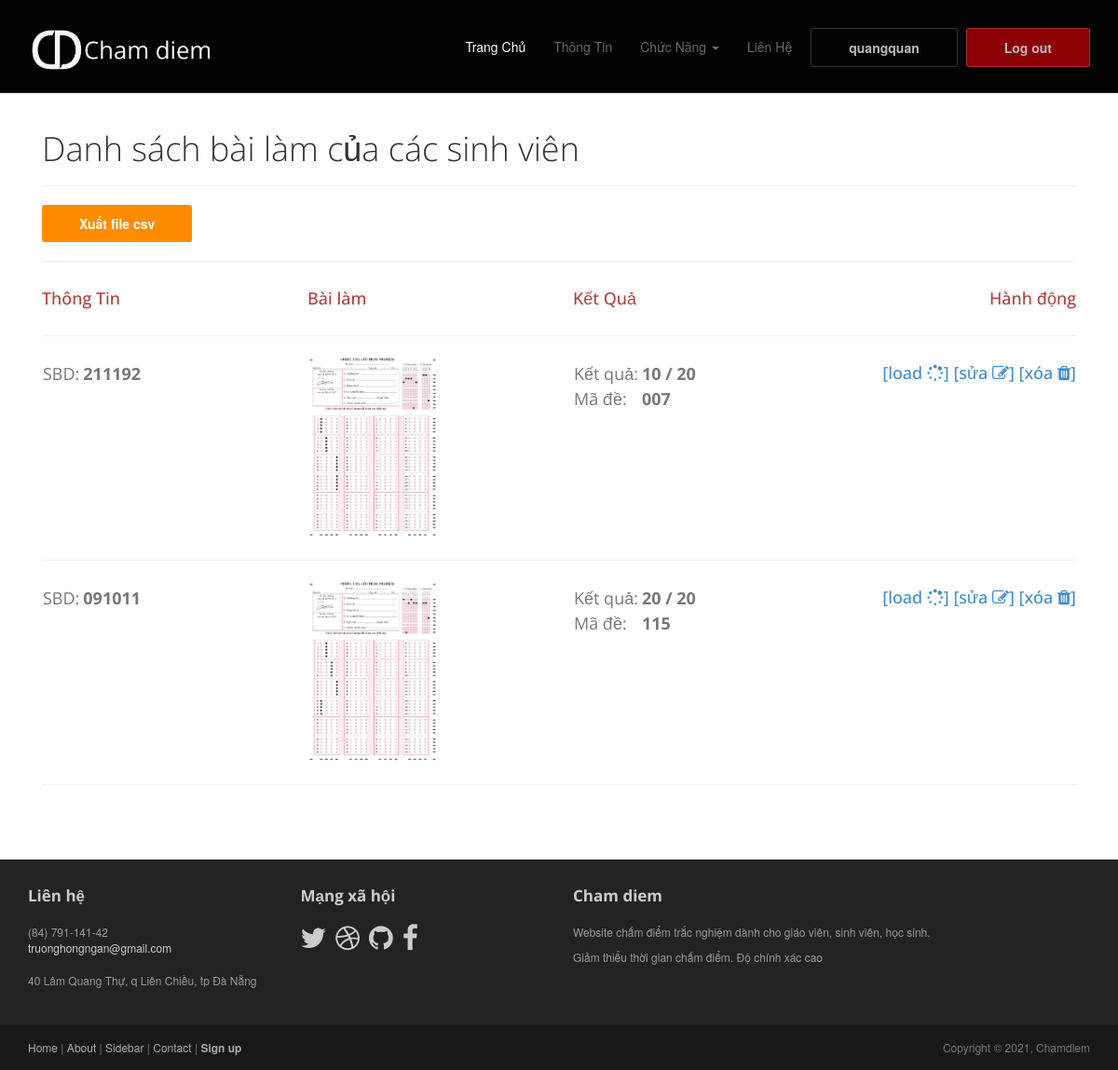
The page /danhsachbaithi/28/chitietbailam (signed in) on the database its author committed.
### quanlybaithi/models.py (models this page shows, shortened)
class Bailam(models.Model):
    id = models.AutoField(primary_key=True)
    hoten = models.CharField(max_length=155)
    bai = models.ImageField(upload_to='uploads/', blank=True, null=True)
    diem = models.IntegerField(default=0)
    sbd = models.CharField(max_length=15, null=True)
    made = models.CharField(max_length=15, null=True)
    baithi = models.ForeignKey(Baithi, on_delete=models.CASCADE)

class Baithi(models.Model):
    id = models.AutoField(primary_key=True)
    ten = models.CharField(max_length=155)
    thoigian = models.DateTimeField(default=timezone.now())
    created_by = models.ForeignKey(User, on_delete=models.CASCADE)
    ketqua = models.ImageField(upload_to='uploads/', blank=True, null=True)
    socau = models.IntegerField(default=0)

### quanlybaithi/views.py (the view)
# urls.py: path('danhsachbaithi/<int:id>/chitietbailam', views.chitietbailam, name='chitietbailam'),
def chitietbailam(request, id):
    baithi = Baithi.objects.get(id=id)
    bailams = Bailam.objects.filter(baithi=baithi)
    return render(request, 'quanlybaithi/chitietbailam.html', {'bailams': bailams})

### quanlybaithi/templates/quanlybaithi/chitietbailam.html (shortened to what this page needs)
{% extends 'core/base.html' %}
{% block content %}
<div class='container'>
<article class="col-sm-12 maincontent">
    <header class="page-header">
        <h1 class="page-title">Danh sách bài làm của các sinh viên</h1>
    </header>
    <div class='row'>
        <div class='col-sm-3'>
            {% if bailams.0 %}
            <div class="btn" style="background-color:darkorange">
                <a href="{% url 'xuatfile' bailams.0.baithi.id %}" style='color: white'>Xuất file csv</a>
            </div>
            {% endif %}
        </div>
    </div>
    <hr>
    <div class='row'>
        <div class='col-sm-3'>
            <h4 class='text-danger'>Thông Tin</h4>
        </div>
        <div class='col-sm-3'>
            <h4 class='text-danger'>Bài làm</h4>
        </div>
        <div class='col-sm-3'>
            <h4 class='text-danger'>Kết Quả</h4>
        </div>
        <div class='col-sm-3'>
            <h4 style="text-align: right;" class='text-danger'>Hành động</h4>
        </div>
    </div>
    <hr>
        {% for bailam in bailams %}
        <div class='row'>
            <div class='col-sm-3'>
                <h4>
                    <table>
                        <tr>
                            <td><label style='font-weight: normal'>SBD:</label><td>
                            <td><label> {{ bailam.sbd }}</label> </td>
                        </tr>
                    </table>
                </h4>
            </div>
            <div class='col-sm-3'>
                {% if bailam.bai %}
                    <img src="{{ bailam.bai.url }}" height="200">
                {% endif %}
            </div>
            <div class='col-sm-3'>
                <h4>
                    <table>
                        <tr>
                            <td><label style='font-weight: normal'>Kết quả:</label><td>
                            <td><label> {{ bailam.diem }} / {{ bailam.baithi.socau }}</label> </td>
                        </tr>
                        <tr>
                            <td><label style='font-weight: normal'>Mã đề:</label><td>
                            <td><label> {{ bailam.made }} </label> </td>
                        </tr>
                    </table>
                </h4>
            </div>
            <div class='col-sm-3'>
                <h4 style="text-align: right;">
                    <a href="{% url 'chamdiem' bailam.baithi.id bailam.id %}">[load <i class='fa fa-spinner'></i>]</a>
                    <a href="{% url 'suabailam' bailam.id %}">[sửa <i class='fa fa-edit'></i>]</a>
                    <a href="{% url 'xoabailam' bailam.id %}">[xóa <i class='fa fa-trash'></i>]</a>
                </h4>
            </div>
        </div>
        <hr>
        {% endfor %}
</article>
</div>
{% endblock%}

### core/templates/core/base.html (shortened to what this page needs)
{% load static %}
<!DOCTYPE html>
<html lang="en" dir="ltr">
  <head>
    <link rel="stylesheet" href="{% static 'core/styles/bootstrap.min.css' %}">
    <link href="https://maxcdn.bootstrapcdn.com/font-awesome/4.2.0/css/font-awesome.min.css" rel="stylesheet">
    <link rel="stylesheet" href="{% static 'core/styles/bootstrap-theme.css' %}" media="screen" >
    <link rel='stylesheet' href="{% static 'core/styles/main.css' %}">
    <link rel='stylesheet' href="{% static 'core/styles/custom.css' %}">
  </head>
  <body class="home">
    <div class="navbar navbar-inverse navbar-fixed-top headroom" >
      <div class="container">
        <div class="navbar-header">
          <a class="navbar-brand" href="/home"><img src="{% static 'core/media/images/logo_cd.png' %}" alt="Cham diem" style="width: 200px;"></a>
        </div>
        <div class="navbar-collapse collapse">
          <ul class="nav navbar-nav pull-right">
            <li class="active"><a href="/home">Trang Chủ</a></li>
            <li><a href="{% url 'about' %}">Thông Tin</a></li>
            {% if user.is_authenticated %}
              <li class="dropdown">
                <a href="#" class="dropdown-toggle" data-toggle="dropdown">Chức Năng <b class="caret"></b></a>
              </li>
            {% endif %}
            <li><a href="{% url 'contact' %}">Liên Hệ</a></li>
            {% if user.is_authenticated %}
              <div class="btn">
                <li><a href="/thongtin" style="color: #bbb;">{{ user.username }}</a></li>
              </div>
              <div class="btn" style="background-color:darkred;">
                <li><a href="{% url 'logout' %}"  style="color: #bbb;">Log out</a></li>
              </div>
            {% else %}
              <li><a class="btn" href="{% url 'login' %}">ĐĂNG KÝ / ĐĂNG NHẬP</a></li>
            {% endif %}
          </ul>
        </div>
      </div>
    </div>
    <header id="head" class="secondary"></header>
    {% block content %}
    {% endblock %}
    <footer id="footer" class="top-space">
      <div class="footer1">
        <div class="container">
          <div class="row">
            <div class="col-md-3 widget">
              <h3 class="widget-title">Liên hệ</h3>
              <div class="widget-body">
                <p>(84) 791-141-42<br>
                  <a href="mailto:#">truonghongngan@gmail.com</a><br>
                  <br>
                  40 Lâm Quang Thự, q Liên Chiều, tp Đà Nẵng
                </p>
              </div>
            </div>
            <div class="col-md-3 widget">
              <h3 class="widget-title">Mạng xã hội</h3>
              <div class="widget-body">
                <p class="follow-me-icons">
                  <a href=""><i class="fa fa-twitter"></i></a>
                  <a href=""><i class="fa fa-dribbble fa-2"></i></a>
                  <a href=""><i class="fa fa-github fa-2"></i></a>
                  <a href=""><i class="fa fa-facebook fa-2"></i></a>
                </p>
              </div>
            </div>
            <div class="col-md-6 widget">
              <h3 class="widget-title">Cham diem</h3>
              <div class="widget-body">
                <p>Website chấm điểm trắc nghiệm dành cho giáo viên, sinh viên, học sinh.</p>
                <p>Giảm thiểu thời gian chấm điểm. Độ chính xác cao</p>
              </div>
            </div>
          </div>
        </div>
      </div>
      <div class="footer2">
        <div class="container">
          <div class="row">
            <div class="col-md-6 widget">
              <div class="widget-body">
                <p class="simplenav">
                  <a href="#">Home</a> |
                  <a href="about.html">About</a> |
                  <a href="sidebar-right.html">Sidebar</a> |
                  <a href="contact.html">Contact</a> |
                  <b><a href="signup.html">Sign up</a></b>
                </p>
              </div>
            </div>
            <div class="col-md-6 widget">
              <div class="widget-body">
                <p class="text-right">
                  Copyright &copy; 2021, Chamdiem
                </p>
              </div>
            </div>
          </div>
        </div>
      </div>
    </footer>
  </body>
</html>

### core/static/core/styles/main.css (style rules this page uses)
#head { background:#181015 url("https://wallpaperaccess.com/full/5936686.jpg") no-repeat; background-size: cover; min-height:520px; text-align: center; padding-top:240px; color:black; font-family:"Open sans", Helvetica, Arial; font-weight:300; }
#head.secondary { height:100px; min-height: 100px; padding-top:0px; }
.headroom { -webkit-transition: all 0.4s ease-out; -moz-transition: all 0.4s ease-out; -o-transition: all 0.4s ease-out; transition: all 0.4s ease-out; }
h1, h2, h3, h4, h5, h6 { font-family:"Open sans", Helvetica, Arial; }
h1, .h1, h2, .h2, h3, .h3 { margin-top:30px; }
label { color: #777; }
.page-title { margin-top:20px; font-weight:300; }
.top-space { margin-top: 60px; }
img { max-width:100%; }
.footer1 { background: #232323; padding: 30px 0 0 0; font-size: 12px; color: #999; }
.footer1 a { color: #ccc; }
.footer1 .widget { margin-bottom:30px; }
.footer1 .widget-title { font-size: 17px; font-weight: bold; color: #ccc; margin: 0 0 20px; }
.follow-me-icons { font-size:30px; }
.follow-me-icons i { float:left; margin:0 10px 0 0; }
.footer2 { background: #191919; padding: 15px 0; color: #777; font-size: 12px; }
.footer2 a { color: #aaa; }
.footer2 p { margin: 0; }

### core/static/core/styles/custom.css (style rules this page uses)
.container article { min-height: 410px; }

### rows shown on the page
Bailam: sbd "211192", bai (picture), diem "10", baithi.socau "20", made "007"
Bailam: sbd "091011", bai (picture), diem "20", baithi.socau "20", made "115"

### other values the page prints
{{ user.username }} "quangquan"
